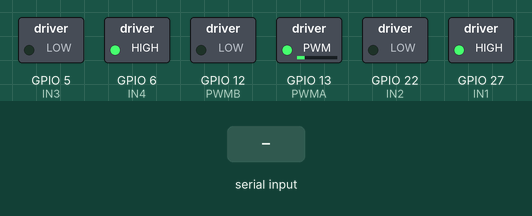
A program run on a simulated Raspberry Pi (BCM pin numbers). On the bench: switched loads named in the program (green lamp = pin HIGH). The inputs (shaded band) are chosen by the test bench.

Above: at 1.2 s.
1.3 s: "pressed\n" received over the second serial link
At 2.5 s:
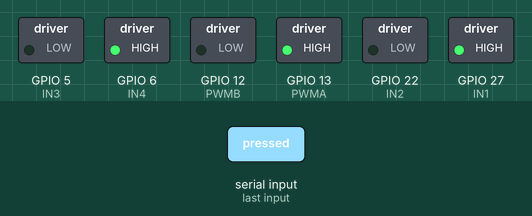
Timing chart, 0 to 4.3 s (numbered marks = the images above; inputs shaded):
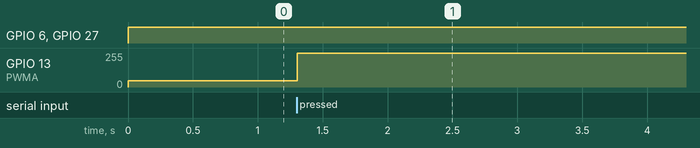

Measured:
- after the input at 1.3 s, GPIO 13 (PWMA): 48/255 → 255/255 at once

The program:

e1.py
```python
import RPi.GPIO as GPIO
import serial
import time

serial=serial.Serial("/dev/ttyACM0",9600,timeout=1)
serial.reset_input_buffer()
serial.reset_output_buffer()

GPIO.setwarnings(False)
GPIO.setmode(GPIO.BCM)

IN1=27
IN2=22
PWMA=13
IN3=5
IN4=6
PWMB=12

default=19

class MotorController():
    def __init__(self,IN1,IN2,PWMA,IN3,IN4,PWMB):
        GPIO.setup(IN1,GPIO.OUT)
        GPIO.setup(IN2,GPIO.OUT)
        GPIO.setup(PWMA,GPIO.OUT)

        GPIO.setup(IN3,GPIO.OUT)
        GPIO.setup(IN4,GPIO.OUT)
        GPIO.setup(PWMB,GPIO.OUT)
        self.IN1=IN1
        self.IN2=IN2
        self.IN3=IN3
        self.IN4=IN4

        self.pwma=GPIO.PWM(PWMA,50)
        self.pwmb=GPIO.PWM(PWMB,50)
        self.pwma.start(0)
        self.pwmb.start(0)
    def move(self,vel1,vel2):
        if(vel1>0):
            GPIO.output(self.IN1,GPIO.HIGH)
            GPIO.output(self.IN2,GPIO.LOW)
            self.pwma.ChangeDutyCycle(vel1)
        else:
            GPIO.output(self.IN1,GPIO.LOW)
            GPIO.output(self.IN2,GPIO.HIGH)
            self.pwma.ChangeDutyCycle(vel1*-1)

        if(vel2>0):
            GPIO.output(self.IN3,GPIO.HIGH)
            GPIO.output(self.IN4,GPIO.LOW)
            self.pwmb.ChangeDutyCycle(vel2)
        else:
            GPIO.output(self.IN3,GPIO.LOW)
            GPIO.output(self.IN4,GPIO.HIGH)
            self.pwmb.ChangeDutyCycle(vel2*-1)

    def stop(self):
        GPIO.output(self.IN1,GPIO.HIGH)
        GPIO.output(self.IN2,GPIO.HIGH)
        self.pwma.ChangeDutyCycle(0)
        GPIO.output(self.IN3,GPIO.HIGH)
        GPIO.output(self.IN4,GPIO.HIGH)
        self.pwmb.ChangeDutyCycle(0)

    def duty_motor(self,duty1):
        self.move(duty1,0)

motors=MotorController(IN1,IN2,PWMA,IN3,IN4,PWMB)

while(True):
    try:
        #a)
        motors.duty_motor(default)
        #b)
        if(default<20):
            serial.write("ledon\n".encode())
            #uart envia led on
        else:
            serial.write("none\n".encode())

        #c)
        #leemos uart boton pressed
        value=serial.readline().decode('utf-8').rstrip()

        if(value=="pressed"):
            default=100


    except:
        print("No connected ERROR")
```
